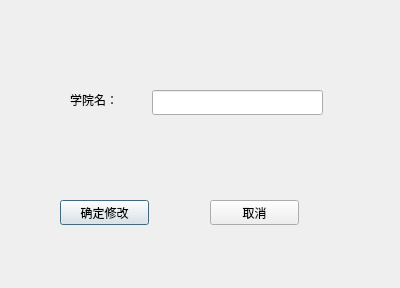
<?xml version="1.0" encoding="UTF-8"?>
<ui version="4.0">
 <class>ModifyCollegeDialog</class>
 <widget class="QDialog" name="ModifyCollegeDialog">
  <property name="geometry">
   <rect>
    <x>0</x>
    <y>0</y>
    <width>400</width>
    <height>288</height>
   </rect>
  </property>
  <property name="windowTitle">
   <string>修改学院信息</string>
  </property>
  <widget class="QLabel" name="label">
   <property name="geometry">
    <rect>
     <x>70</x>
     <y>90</y>
     <width>67</width>
     <height>20</height>
    </rect>
   </property>
   <property name="text">
    <string>学院名：</string>
   </property>
  </widget>
  <widget class="QPushButton" name="BtnConfirmModify">
   <property name="geometry">
    <rect>
     <x>60</x>
     <y>200</y>
     <width>89</width>
     <height>25</height>
    </rect>
   </property>
   <property name="text">
    <string>确定修改</string>
   </property>
  </widget>
  <widget class="QPushButton" name="BtnCancel">
   <property name="geometry">
    <rect>
     <x>210</x>
     <y>200</y>
     <width>89</width>
     <height>25</height>
    </rect>
   </property>
   <property name="text">
    <string>取消</string>
   </property>
  </widget>
  <widget class="QLineEdit" name="EdtCollegeName">
   <property name="geometry">
    <rect>
     <x>152</x>
     <y>90</y>
     <width>171</width>
     <height>25</height>
    </rect>
   </property>
  </widget>
 </widget>
 <resources/>
 <connections/>
</ui>
